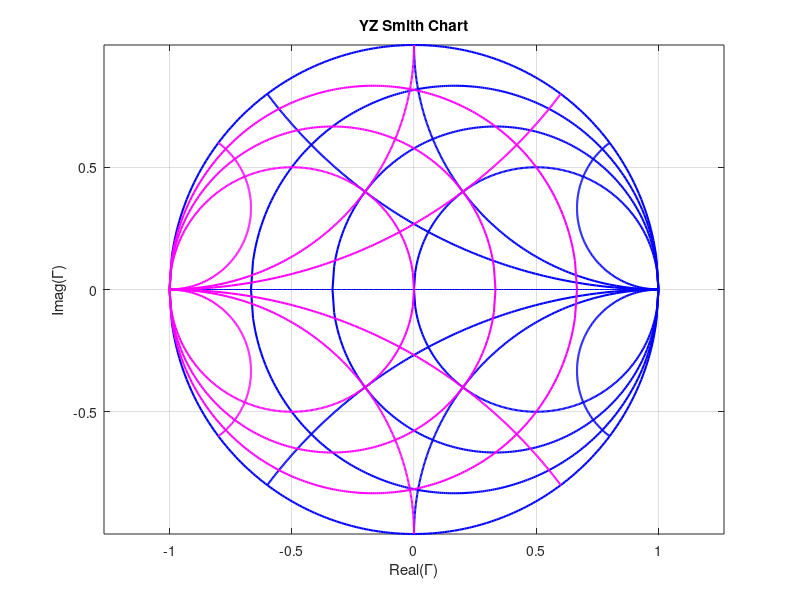

Recreate this plot in MATLAB.
clc; clear all; close all;
%For Drawing YZ smith chart

%no of points for circular variation, understand it by say number of values
%of x in f(x)
N=200;


%% Z-Smith Chart

%values of constant r circles
r        = [0 0.2 0.5 1];
%radius of constant r circles
radius_r = 1./(r+1);    
%abcissa of center of constant r circle
a_r      = r./(r+1);
%ordinate of center of constant r circle
b_r      = 0;

%plotting constant r circles
for i = 1:length(r)
    %creating values of x-axis variation, every rightmost point is 1
    %i.e. (1,0) in complex Gamma plane
    x_var = linspace(a_r(i)-radius_r(i),1,N);
    %temp variable for holding circle equation values
    t = sqrt((radius_r(i))^2 - (x_var-a_r(i)).^2);
    %breaking y-axis variation into +ve and -ve parts
    y1_var = b_r + t;   
    y2_var = b_r - t;
    %plotting the upper half i.e. +ve part of constant r circle
    plot(x_var,y1_var,'b','LineWidth',1.5);
    %for making axis equal, holding on the plot for multiple plot on same
    %graph, and for viewing the grid in background of plot
    axis('equal'); hold on; grid on
    %plotting the lower half i.e. -ve part of constant r circle
    plot(x_var,y2_var,'b','LineWidth',1.5);
end


%plotting real line from Real(Gamma) line within unit circle
plot(linspace(-1,1,N),zeros(1,N),'b');


%values of constant x circles
x        = [-0.5 -1 -3 0.5 1 3];
%radius of constant x circles
radius_x = 1./x;
%abcissa of center of constant x circle
a_x      = 1;
%ordinate of center of constant x circle
b_x      = 1./x;

%plotting constant x circles
for i = 1:length(x)
    %y-axis variation has been done here for ease i.e. for constatnt x
    %circles, y-axis values varies between 0 and point of intersection of
    %r=0 circle i.e. unit circle centered at origin of complex Gamma plane
    %where the point of intersection is 2x/(x^2 +1)
    y_var = linspace(0, (2*x(i)/(x(i)^2 +1)) ,N);
    %temp variable for holding circle equation values
    t = sqrt((radius_x(i))^2 - (y_var-b_x(i)).^2);
    %selected -ve part to plot because that is the one that will lie inside
    %unit circle
    x2_var = a_x - t;
    %plotting constant x circle +ve and -ve both
    plot(x2_var,y_var,'b','LineWidth',1.5);
end

%% Y Smith Chart

%values of constant g circles
g        = [0.2 0.5 1];
%radius of constant g circles
radius_g = 1./(g+1);
%abcissa of center of constant g circle, this time -ve of constant r circle
a_g      = -g./(g+1);
%ordinate of center of constant g circle
b_g      = 0;

%plotting constant g circles
for i = 1:length(g)
    %creating values of x-axis variation, every leftmost point is -1
    %i.e. (-1,0) in complex Gamma plane
    x_var = linspace(-1,a_g(i)+radius_g(i),N);
    %temp variable for holding circle equation values
    t = sqrt((radius_g(i))^2 - (x_var-a_g(i)).^2);
    %breaking y-axis variation into +ve and -ve parts
    y1_var = b_g + t;   
    y2_var = b_g - t;
    %plotting the upper half i.e. +ve part of constant r circle
    plot(x_var,y1_var,'m','LineWidth',1.5);
    %for making axis equal, holding on the plot for multiple plot on same
    %graph, and for viewing the grid in background of plot
    axis('equal'); hold on; grid on
    %plotting the lower half i.e. -ve part of constant r circle
    plot(x_var,y2_var,'m','LineWidth',1.5);
end


%values of constant b circles
b        = [-0.5 -1 -3 0.5 1 3];
%radius of constant b circles
radius_b = 1./b;
%abcissa of center of constant b circle, this time -ve of constant x circle
a_b      = -1;
%ordinate of center of constant b circle
b_b      = 1./b;

%plotting constant b circles
for i = 1:length(b)
    %y-axis variation has been done here for ease i.e. for constatnt g
    %circles, y-axis values varies between 0 and point of intersection of
    %g=0 circle i.e. unit circle centered at origin of complex Gamma plane
    %where the point of intersection is 2x/(x^2 +1)
    y_var = linspace(0, (2*b(i)/(b(i)^2 +1)) ,N);
    %temp variable for holding circle equation values
    t = sqrt((radius_b(i))^2 - (y_var-b_b(i)).^2);
    %selected +ve part to plot because that is the one that will lie inside
    %unit circle
    x2_var = a_b + t;
    %plotting constant b circle +ve and -ve both
    plot(x2_var,y_var,'m','LineWidth',1.5);
end

title('YZ Smith Chart');
xlabel('Real(\Gamma)');
ylabel('Imag(\Gamma)');
